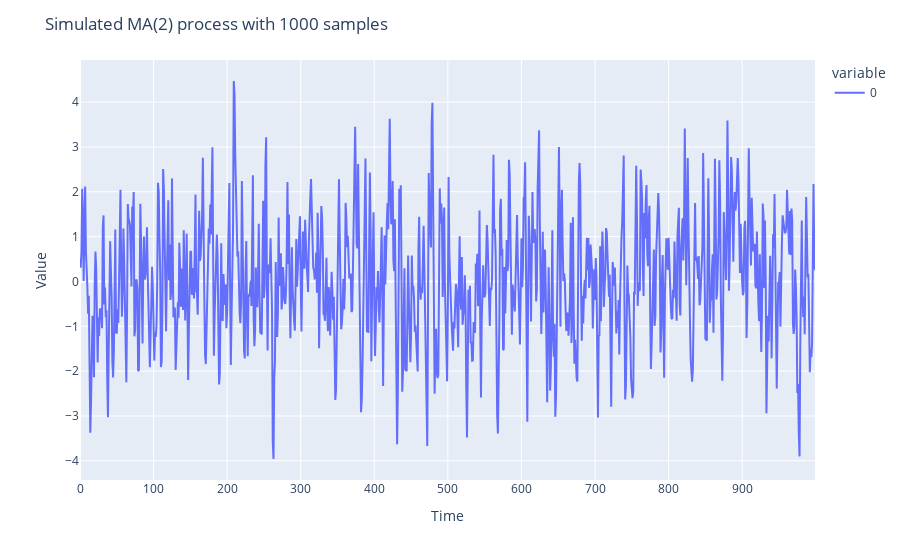

The cell this chart's notebook holds for it:
### Code cell
fig = px.line(MA2_process)
fig.update_layout(
    yaxis_title='Value',
    xaxis_title='Time',
    title='Simulated MA(2) process with 1000 samples'
)

### Figure 1 — Plotly figure (JSON) as saved in the notebook; plotly's stock layout.template omitted (floating-point values rounded to 4 significant figures; data arrays with more than 128 entries replaced by an {"elided": "..."} marker saying what was removed)
{"data": [{"hovertemplate": "variable=0<br>index=%{x}<br>value=%{y}<extra></extra>", "legendgroup": "0", "line": {"color": "#636efa", "dash": "solid"}, "marker": {"symbol": "circle"}, "mode": "lines", "name": "0", "orientation": "v", "showlegend": true, "type": "scatter", "x": {"elided": "1000 int values"}, "xaxis": "x", "y": {"elided": "1000 float values"}, "yaxis": "y"}], "layout": {"legend": {"title": {"text": "variable"}, "tracegroupgap": 0}, "margin": {"t": 60}, "title": {"text": "Simulated MA(2) process with 1000 samples"}, "xaxis": {"anchor": "y", "domain": [0, 1], "title": {"text": "Time"}}, "yaxis": {"anchor": "x", "domain": [0, 1], "title": {"text": "Value"}}}}
